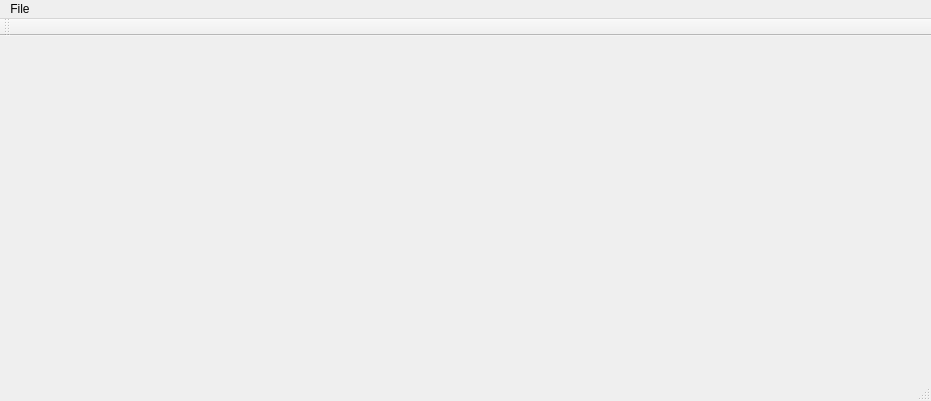
<?xml version="1.0" encoding="UTF-8"?>
<ui version="4.0">
 <class>HQ</class>
 <widget class="QMainWindow" name="HQ">
  <property name="geometry">
   <rect>
    <x>0</x>
    <y>0</y>
    <width>931</width>
    <height>401</height>
   </rect>
  </property>
  <property name="windowTitle">
   <string>HQ</string>
  </property>
  <widget class="QWidget" name="centralWidget"/>
  <widget class="QMenuBar" name="menuBar">
   <property name="geometry">
    <rect>
     <x>0</x>
     <y>0</y>
     <width>931</width>
     <height>21</height>
    </rect>
   </property>
   <widget class="QMenu" name="menuFile">
    <property name="title">
     <string>File</string>
    </property>
   </widget>
   <addaction name="menuFile"/>
  </widget>
  <widget class="QToolBar" name="mainToolBar">
   <attribute name="toolBarArea">
    <enum>TopToolBarArea</enum>
   </attribute>
   <attribute name="toolBarBreak">
    <bool>false</bool>
   </attribute>
  </widget>
  <widget class="QStatusBar" name="statusBar"/>
 </widget>
 <layoutdefault spacing="6" margin="11"/>
 <resources/>
 <connections/>
</ui>
